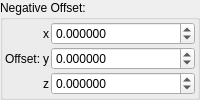
    <widget class="QGroupBox" name="groupBox_4">
     <property name="title">
      <string>Negative Offset:</string>
     </property>
     <layout class="QVBoxLayout" name="verticalLayout_7">
      <property name="leftMargin">
       <number>2</number>
      </property>
      <property name="topMargin">
       <number>2</number>
      </property>
      <property name="rightMargin">
       <number>2</number>
      </property>
      <property name="bottomMargin">
       <number>2</number>
      </property>
      <item>
       <layout class="QGridLayout" name="gridLayout_6" columnstretch="0,0,1">
        <property name="spacing">
         <number>2</number>
        </property>
        <item row="2" column="1">
         <widget class="QLabel" name="label_34">
          <property name="text">
           <string notr="true">z</string>
          </property>
         </widget>
        </item>
        <item row="0" column="1">
         <widget class="QLabel" name="label_35">
          <property name="text">
           <string notr="true">x</string>
          </property>
         </widget>
        </item>
        <item row="1" column="1">
         <widget class="QLabel" name="label_36">
          <property name="text">
           <string notr="true">y</string>
          </property>
         </widget>
        </item>
        <item row="1" column="0">
         <widget class="QLabel" name="label_38">
          <property name="text">
           <string>Offset:</string>
          </property>
         </widget>
        </item>
        <item row="0" column="2">
         <widget class="MyDoubleSpinBox" name="spinbox3_transf_offset_110_x">
          <property name="enabled">
           <bool>true</bool>
          </property>
          <property name="sizePolicy">
           <sizepolicy hsizetype="Minimum" vsizetype="Maximum">
            <horstretch>0</horstretch>
            <verstretch>0</verstretch>
           </sizepolicy>
          </property>
          <property name="decimals">
           <number>6</number>
          </property>
          <property name="minimum">
           <double>-99.989999999999995</double>
          </property>
          <property name="maximum">
           <double>99.989999999999995</double>
          </property>
          <property name="singleStep">
           <double>0.100000000000000</double>
          </property>
         </widget>
        </item>
        <item row="1" column="2">
         <widget class="MyDoubleSpinBox" name="spinbox3_transf_offset_110_y">
          <property name="enabled">
           <bool>true</bool>
          </property>
          <property name="sizePolicy">
           <sizepolicy hsizetype="Minimum" vsizetype="Maximum">
            <horstretch>0</horstretch>
            <verstretch>0</verstretch>
           </sizepolicy>
          </property>
          <property name="decimals">
           <number>6</number>
          </property>
          <property name="minimum">
           <double>-99.989999999999995</double>
          </property>
          <property name="maximum">
           <double>99.989999999999995</double>
          </property>
          <property name="singleStep">
           <double>0.100000000000000</double>
          </property>
         </widget>
        </item>
        <item row="2" column="2">
         <widget class="MyDoubleSpinBox" name="spinbox3_transf_offset_110_z">
          <property name="enabled">
           <bool>true</bool>
          </property>
          <property name="sizePolicy">
           <sizepolicy hsizetype="Minimum" vsizetype="Maximum">
            <horstretch>0</horstretch>
            <verstretch>0</verstretch>
           </sizepolicy>
          </property>
          <property name="decimals">
           <number>6</number>
          </property>
          <property name="minimum">
           <double>-99.989999999999995</double>
          </property>
          <property name="maximum">
           <double>99.989999999999995</double>
          </property>
          <property name="singleStep">
           <double>0.100000000000000</double>
          </property>
         </widget>
        </item>
       </layout>
      </item>
     </layout>
    </widget>
